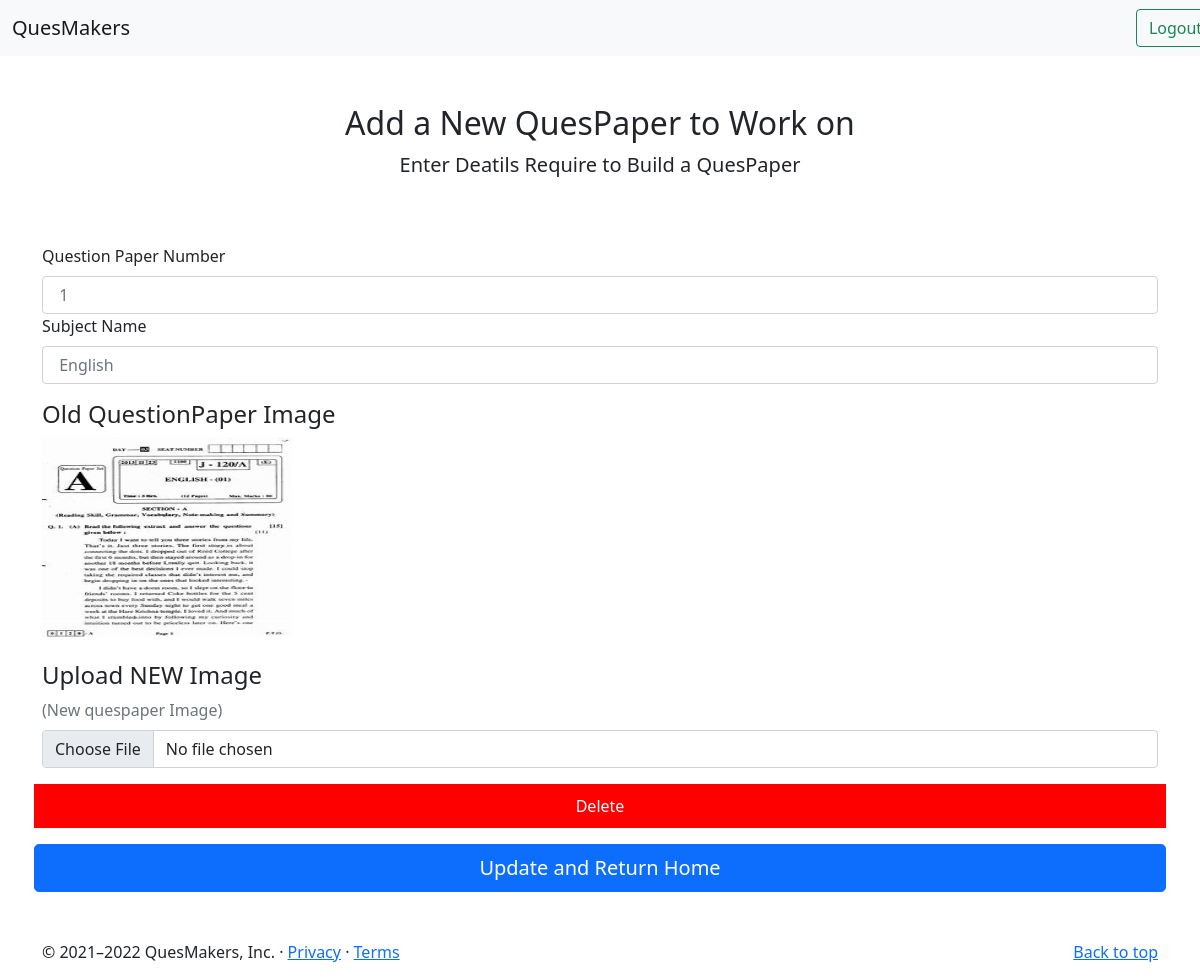
The app's page /edit/qp/20 with its own data.
### editor/models.py (models this page shows, shortened)
class QuestionPapers(models.Model):
    id = models.AutoField(primary_key=True)
    img = models.ImageField(blank=True, upload_to='static/quespaper/')
    num = models.IntegerField()
    subject = models.CharField(max_length=100, default='')

### editor/views.py (the view, shortened to what this page needs)
# urls.py: path('/qp/<id>', views.qpedit, name='QPEdit'),
def qpedit(request, id):
    try:
        obj = QuestionPapers.objects.get(id=id)
    except:
        return HttpResponse("ID is wrong")
    return render(request, 'qpedit.html', {'Qid': obj})

### templates/qpedit.html (shortened to what this page needs)
{% extends 'base.html' %}
{% block body %}
<main class='container'>
    <div class="py-5 text-center">
      <h2>Add a New QuesPaper to Work on</h2>
      <p class="lead">Enter Deatils Require to Build a QuesPaper</p>
    </div>
    <form class="needs-validation" novalidate method="post" enctype="multipart/form-data">
      {% if Qid %}
      <div class="col-12">
        <label for="QuesPaperNumber" class="form-label">Question Paper Number</label>
        <input type="number" name='num' class="form-control" id="num" placeholder=" {{Qid.num}} " required>
      </div>
      <div class="row g-3">
        <div class="col-12">
          <label for="subject" class="form-label">Subject Name</label>
          <input type="text" name='subject' class="form-control" id="subject" placeholder=" {{Qid.subject}} ">
        </div>
        <div class="col-12">
          <h4>Old QuestionPaper Image</h4> <img src="/media/{{Qid.img}}" alt="Old Image" style="height: 200px; width: 250px;">
          <br><br><label for="image" class="form-label"><h4>Upload NEW Image</h4> <span class="text-muted"> (New quespaper Image)</span></label>
          <input type="file" class="form-control" id="image" name="img">
        </div>
        <a href="/edit/qp/{{Qid.id}}/delete" style="padding: 10px; background-color: red; color: azure; text-decoration: none;"><center>Delete</center></a>
        <button class="w-100 btn btn-primary btn-lg" type="submit">Update and Return Home</button>
        {% endif %}
          </form>
    </main>
    {% endblock body %}

### records on screen
QuestionPapers: num "1", subject "English", img (picture)
